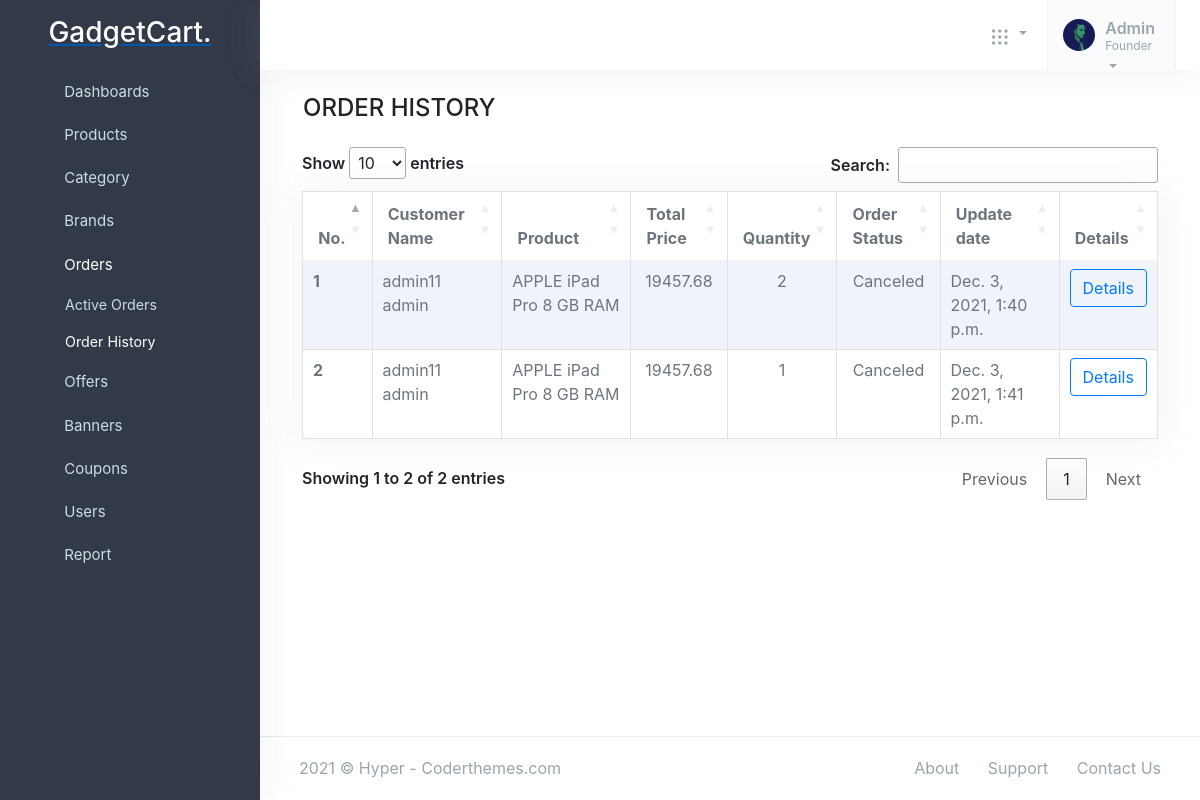
/adminpanel/order_history/, run on the app's committed database.
### orders/models.py (models this page shows, shortened)
class OrderProduct(models.Model):
    order = models.ForeignKey(Order, on_delete=models.CASCADE)
    payment = models.ForeignKey(Payment, on_delete=models.SET_NULL, blank=True, null=True)
    user = models.ForeignKey(Account, on_delete=models.CASCADE)
    product = models.ForeignKey(Product, on_delete=models.CASCADE)
    variations = models.ManyToManyField(Variation, blank=True)
    quantity = models.IntegerField()
    product_price = models.FloatField()
    ordered = models.BooleanField(default=False)
    discount = models.FloatField(default=0)
    created_at = models.DateTimeField(auto_now_add=True)
    updated_at = models.DateTimeField(auto_now=True)
    status = models.CharField(max_length=10, choices=STATUS1, default='New')

### accounts/models.py (models this page shows, shortened)
class Account(AbstractBaseUser,PermissionsMixin):
    first_name = models.CharField(max_length=50)
    last_name = models.CharField(max_length=50)
    username = models.CharField(max_length=50, unique=True)
    email = models.CharField(max_length=50, unique=True)
    phone_number = models.CharField(max_length=50, unique=True)
    date_joined = models.DateTimeField(auto_now_add=True)
    last_login = models.DateTimeField(auto_now_add=True)
    is_admin = models.BooleanField(default=False)
    is_staff = models.BooleanField(default=False)
    is_active = models.BooleanField(default=True)
    is_superadmin = models.BooleanField(default=False)
    is_verified = models.BooleanField(default=False)
    USERNAME_FIELD = 'email'
    REQUIRED_FIELDS = ['username', 'first_name', 'last_name']
    objects = MyAccountManager()
    def full_name(self):
        return f'{self.first_name} {self.last_name}'

### store/models.py (models this page shows, shortened)
class Product(models.Model):
    product_name  = models.CharField(max_length=200, unique=True)
    slug          = models.SlugField(max_length=200, unique=True)
    description   = models.TextField(max_length=500, blank=True)
    price         = models.IntegerField()
    image1        = models.ImageField(upload_to='photos/products')
    image2        = models.ImageField(upload_to='photos/products')
    image3        = models.ImageField(upload_to='photos/products')
    stock         = models.IntegerField()
    is_available  = models.BooleanField(default=True)
    brand         = models.ForeignKey(Brand, on_delete=models.CASCADE)
    category      = models.ForeignKey(Category, on_delete=models.CASCADE)
    created_date  = models.DateTimeField(auto_now_add=True)
    modified_date = models.DateTimeField(auto_now=True)
    def __str__(self):
        return self.product_name
    def get_price(self):
        try:
            if self.productoffer.is_active:
                print('--------product----------')
                offer_price = (self.price / 100) * self.productoffer.discount_offer
                price = self.price - offer_price
                return {'price': price, 'discount': self.productoffer.discount_offer}
            raise
        except:
            try:
                if self.category.categoryoffer.is_active:
                    print('------category--------')
                    offer_price = (self.price / 100) * self.category.categoryoffer.discount_offer
                    price = self.price - offer_price
                    return {'price': price, 'discount': self.category.categoryoffer.discount_offer}
                raise
            except:
                try:
                    if self.brand.brandoffer.is_active:
                        print('------brand-------')
                        offer_price = (self.price / 100) * self.brand.brandoffer.discount_offer
                        price = self.price - offer_price
                        return {'price': price, 'discount': self.brand.brandoffer.discount_offer}
                    raise
                except:
                    print('----else----')
                return {'price': self.price}

### offer/models.py (models this page shows, shortened)
class ProductOffer(models.Model):
    product = models.OneToOneField('store.product', on_delete=CASCADE, null=True, blank=True)
    discount_offer = models.PositiveBigIntegerField(help_text='Offer in percentage')
    is_active = models.BooleanField(default=True)

### adminpanel/views.py (the view)
# urls.py: path('order_history/', views.order_history, name='order_history'),
def order_history(request):
    orders = OrderProduct.objects.filter(status__in=['Delivered','Canceled'])
    context  = {
        'orders' : orders
    }
    return render(request, 'adminpanel/order_history.html', context)

### brand/context_processors.py (called while the page is built)
def menulinks(request):
    links = Brand.objects.all()
    return dict(link=links)

### carts/context_processors.py (called while the page is built, shortened)
def counter(request):
    cart_count = 0
    if 'admin' in request.path:
        return {}
    return dict(cart_count=cart_count)

### category/context_processors.py (called while the page is built)
def menu_links(request):
    links = Category.objects.all()
    return dict(links=links)

### templates/adminpanel/order_history.html (shortened to what this page needs)
{% extends 'adminpanel/base.html' %}
{% load static %}
{% block content %}
<div class="container">
    <h4 class="ml-3 mt-4 mb-4">ORDER HISTORY</h4>
    <div class="col-12" id="tables">
        <table class="table table-striped table-bordered table-hover bg-white bg-body shadow" id="myTable">
            <thead>
                <tr>
                    <th>No.</th>
                    <th>Customer Name</th>
                    <th>Product</th>
                    <th>Total Price</th>
                    <th>Quantity</th>
                    <th>Order Status</th>
                    <th>Update date</th>
                    <th>Details</th>
                </tr>
            </thead>
            <tbody>
                {% for order in orders %}
                <tr>
                    <th scope="row"> {{forloop.counter}} </th>
                    <td>{{order.user.full_name}}</td>
                    <td>{{order.product}}</td>
                    <td>
                        <center>{{ order.product.get_price.price }}</center>
                    </td>
                    <td>
                        <center>{{order.quantity}}</center>
                    </td>
                    <td>
                        <center>
                            {{order.status}}
                        </center>
                    </td>
                    <td>
                        {{order.updated_at}}
                    </td>
                    <td>
                        <a href="" class="btn btn-outline-primary">Details</a>
                    </td>
                </tr>
                {% endfor %}
            </tbody>
        </table>
    </div>
</div>
<footer class="footer">
    <div class="container-fluid">
        <div class="row">
            <div class="col-md-6">
                <script>document.write(new Date().getFullYear())</script> © Hyper - Coderthemes.com
            </div>
            <div class="col-md-6">
                <div class="text-md-end footer-links d-none d-md-block">
                    <a href="javascript: void(0);">About</a>
                    <a href="javascript: void(0);">Support</a>
                    <a href="javascript: void(0);">Contact Us</a>
                </div>
            </div>
        </div>
    </div>
</footer>
{% endblock %}

### data on the page
OrderProduct: user.full_name "admin11 admin", product "APPLE iPad Pro 8 GB RAM", product.get_price.price "19457.68", quantity "2", status "Canceled", updated_at "Dec. 3, 2021, 1:40 p.m."
OrderProduct: user.full_name "admin11 admin", product "APPLE iPad Pro 8 GB RAM", product.get_price.price "19457.68", quantity "1", status "Canceled", updated_at "Dec. 3, 2021, 1:41 p.m."
